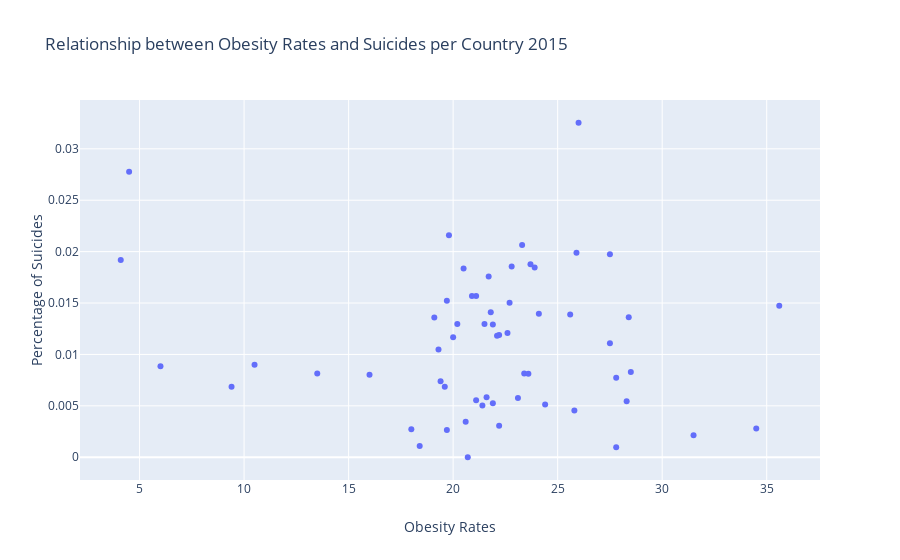

Source (notebook cell):
### Code cell
# Plot scatter plot showing relationship between obesity and suicide
import plotly.graph_objects as go
fig = go.Figure(data=go.Scatter(y=suicide_obesity_2015['Percentage of Suicide'],x=suicide_obesity_2015['2015'], mode='markers'))

fig.update_layout(title='Relationship between Obesity Rates and Suicides per Country 2015', xaxis_title='Obesity Rates', yaxis_title='Percentage of Suicides')
fig.show()

### Figure 1 — Plotly figure (JSON) as saved in the notebook; plotly's stock layout.template omitted (floating-point values rounded to 4 significant figures)
{"data": [{"mode": "markers", "type": "scatter", "x": [26, 4.5, 19.8, 23.3, 25.9, 27.5, 4.1, 23.7, 22.8, 23.9, 20.5, 21.7, 21.1, 20.9, 19.7, 22.7, 35.6, 21.8, 24.1, 25.6, 28.4, 19.1, 20.2, 21.5, 21.9, 22.6, 22.2, 22.1, 20, 27.5, 19.3, 10.5, 6, 28.5, 23.4, 13.5, 23.6, null, 16, 27.8, 19.4, 9.4, 19.6, null, 21.6, 23.1, 21.1, 28.3, 21.9, 24.4, 21.4, 25.8, 20.6, 22.2, null, 34.5, 18, 19.7, 31.5, 18.4, 27.8, 20.7], "y": [0.03254, 0.02776, 0.02159, 0.02063, 0.01989, 0.01974, 0.01918, 0.01877, 0.01856, 0.01847, 0.01836, 0.01757, 0.0157, 0.01568, 0.01522, 0.01502, 0.01473, 0.01411, 0.01395, 0.01388, 0.01361, 0.0136, 0.01297, 0.01296, 0.01291, 0.01208, 0.0119, 0.01181, 0.01166, 0.0111, 0.01048, 0.009006, 0.008846, 0.00828, 0.008156, 0.008144, 0.008129, 0.008038, 0.008026, 0.007741, 0.007383, 0.006864, 0.006862, 0.006514, 0.005842, 0.005752, 0.005552, 0.005451, 0.005242, 0.00512, 0.005025, 0.00455, 0.003465, 0.00307, 0.002972, 0.002804, 0.002722, 0.002647, 0.002131, 0.001088, 0.0009712, 0]}], "layout": {"title": {"text": "Relationship between Obesity Rates and Suicides per Country 2015"}, "xaxis": {"title": {"text": "Obesity Rates"}}, "yaxis": {"title": {"text": "Percentage of Suicides"}}}}
